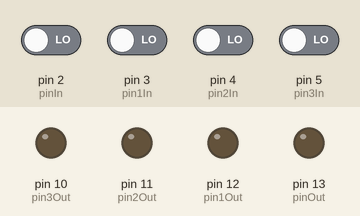
Recording of a sketch running on a simulated Arduino Uno, built with avr-gcc and run on an emulated ATmega328P. Shown: output pins drawn as LEDs (lit = HIGH). Inputs (shaded band) come from the test bench; at power-on: pin 2 (pinIn), pin 3 (pin1In), pin 4 (pin2In), pin 5 (pin3In) LOW. What the sketch prints to the serial monitor is not drawn.

Above: at 1.2 s.
1.3 s: pin 2 (pinIn) driven HIGH
2.8 s: pin 4 (pin2In) driven HIGH
Timing chart, 0 to 5.8 s (numbered marks = the images above; inputs shaded):
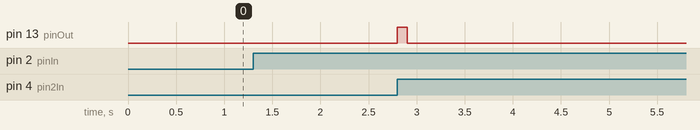

Measured:
- after the input at 1.3 s, every drawn part: stays the same
- after the input at 2.8 s, pin 13 (pinOut): LOW → HIGH at once, → LOW 0.10 s later

The sketch:

switch-calc-led-increment.ino
```cpp
/*This is a program where switches are used as a calculator.
in short :
switch 1 counts the number of presses a user makes and increment on every press.
switch 2 will decrement on every press.
now switch 3 will display output on a led where it will blink the led the exact number of times a user pressed switch 1/2*/

int pinOut  = 13;
int pin1Out = 12;
int pin2Out = 11;
int pin3Out = 10;
int pinIn  = 2;
int pin1In = 3;
int pin2In = 4;
int pin3In = 5;

// Counters
int count0 = 0;
int count1 = 0;
int count2 = 0;
int count3 = 0;

// Boolean variables for previous states
bool lastButton0 = LOW;
bool lastButton1 = LOW;
bool lastButton2 = LOW;
bool lastButton3 = LOW;

void setup() {

  Serial.begin(9600);

  pinMode(pinOut, OUTPUT);
  pinMode(pin1Out, OUTPUT);
  pinMode(pin2Out, OUTPUT);
  pinMode(pin3Out, OUTPUT);

  pinMode(pinIn, INPUT);
  pinMode(pin1In, INPUT);
  pinMode(pin2In, INPUT);
  pinMode(pin3In, INPUT);
}

// Function to blink LED
void blinkLED(int ledPin, int times) {

  for (int i = 0; i < times; i++) {

    digitalWrite(ledPin, HIGH);
    delay(100);

    digitalWrite(ledPin, LOW);
    delay(100);
  }
}

void loop() {

  // Read buttons
  bool button0 = digitalRead(pinIn);
  bool button1 = digitalRead(pin1In);
  bool button2 = digitalRead(pin2In);
  bool button3 = digitalRead(pin3In);

  // ================= SWITCH 1 =================
  // Count ONLY when button is PRESSED

  if (button0 == HIGH && lastButton0 == LOW) {

    count0++;

    Serial.print("Switch 1 Press Count = ");
    Serial.println(count0);

   // blinkLED(pinOut, count0);
  }

  // ================= SWITCH 2 =================

  if (button1 == HIGH && lastButton1 == LOW) {

    count1++;

    Serial.print("Switch 2 Press Count = ");
    Serial.println(count1);

   // blinkLED(pin1Out, count1);
  }

  // ================= SWITCH 3 =================

   if (button2 == HIGH && lastButton2 == LOW) {
    blinkLED(pinOut, count0);
  }

  // Save current state as previous state
  lastButton0 = button0;
  lastButton1 = button1;
  lastButton2 = button2;
 // lastButton3 = button3;

  // Small debounce delay
  delay(100);
}
```
